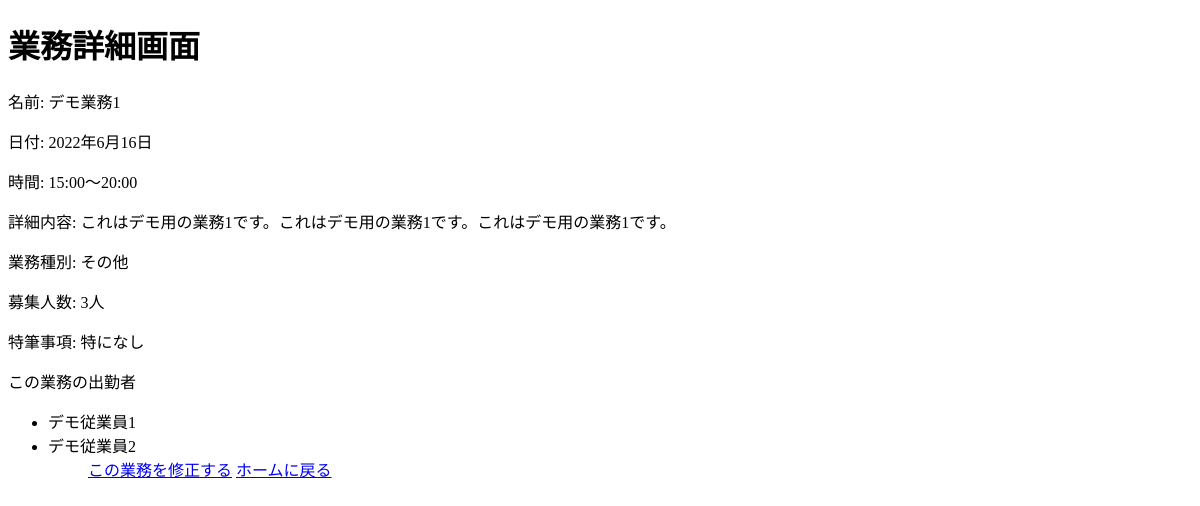
/shift/specification/1 (signed in), run on an earlier commit of the app's database.
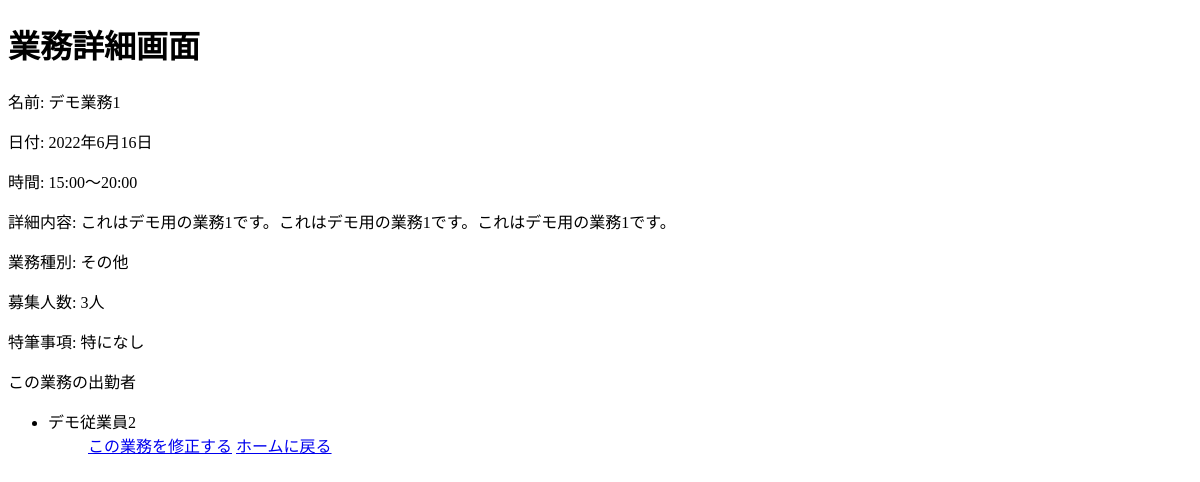
And on a later commit of the database.
### shift/models.py (models this page shows, shortened)
class Task(models.Model):
    name = models.CharField(max_length=64)
    specification = models.TextField()
    date = models.DateField()
    startTime = models.CharField(max_length=6)
    endTime = models.CharField(max_length=6)
    type = models.CharField(max_length=64)
    capacity = models.IntegerField()
    extra = models.TextField(blank=True, null=True)

class Worker(models.Model):
    name = models.CharField(max_length=64)
    email = models.CharField(max_length=64)
    password = models.CharField(validators=[MinLengthValidator(4)], max_length=128)
    is_admin = models.BooleanField()
    tasks = models.ManyToManyField(Task, blank=True, related_name="workers")

### shift/views.py (the view)
    def checker(request, **kwargs):
        if "worker_id" not in request.session:
            return HttpResponseRedirect(reverse("shift:login"))
        else:
            return func(request, **kwargs)

### shift/context_processor.py (called while the page is built)
def constant_value(request):
    import datetime
    return {
        "Now": datetime.datetime.now()
    }

### shift/views.py (called while the page is built)
def login_checker(func):
    def checker(request, **kwargs):
        if "worker_id" not in request.session:
            return HttpResponseRedirect(reverse("shift:login"))
        else:
            return func(request, **kwargs)
    return checker

@login_checker
def specification(request, task_id):
    task = Task.objects.get(id=task_id)
    worker = Worker.objects.get(id=request.session["worker_id"])
    if request.method == "POST":
        worker.tasks.add(task)
        return HttpResponseRedirect(reverse("shift:home", args=[now.year, now.month]))
    return render(request, "shift/specification.html", {
        "task": task,
        "member_num": len(task.workers.all()),
        "worker": worker,
        "workers_of_task": task.workers.all(),
        "tasks_of_worker": worker.tasks.all()
    })

### shift/templates/shift/specification.html (shortened to what this page needs)
{% extends 'shift/layout.html' %}
{% block body %}
    <h1 class="theme">業務詳細画面</h1>
    <p>名前: {{ task.name }}</p>
    <p>日付: {{ task.date }}</p>
    <p>時間: {{ task.startTime }}〜{{ task.endTime }}</p>
    <p>詳細内容: {{ task.specification }}</p>
    <p>業務種別: {{ task.type }}</p>
    <p>募集人数: {{ task.capacity }}人</p>
    <p>特筆事項: {{ task.extra }}</p>
    {% if worker.is_admin %}
        <p>この業務の出勤者</p>
        <ul>
            {% for worker in workers_of_task %}
                <li>{{ worker.name }}</li>
            {% empty %}
                <li>この業務の応募者はまだいません</li>
            {% endfor %}
        <ul>
        <a href="{% url 'shift:revise' task.id %}">この業務を修正する</a>
    {% endif %}
    <a href="{% url 'shift:home' Now.year Now.month %}">ホームに戻る</a>
{% endblock %}

### shift/templates/shift/layout.html (shortened to what this page needs)
<!DOCTYPE html>
<html lang="ja">
    <head>
    </head>
    <body>
        {% block body %}
        {% endblock %}
    </body>
</html>

What changed in the data, as far as the page shows it:
removed Worker: name "デモ従業員1"
